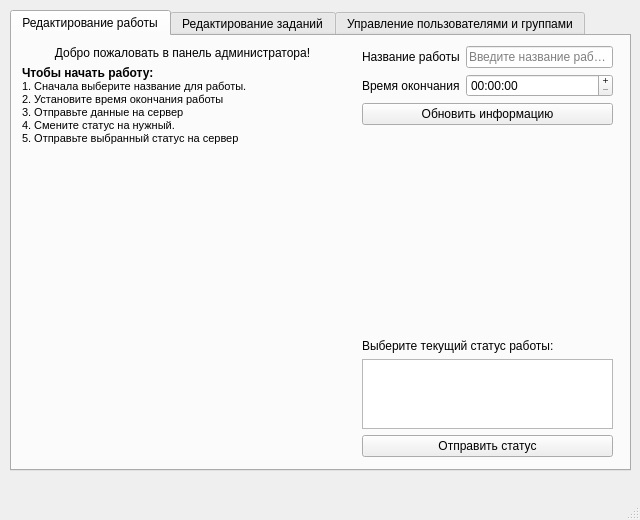
<?xml version="1.0" encoding="UTF-8"?>
<ui version="4.0">
 <class>AdminWindow</class>
 <widget class="QMainWindow" name="AdminWindow">
  <property name="geometry">
   <rect>
    <x>0</x>
    <y>0</y>
    <width>640</width>
    <height>520</height>
   </rect>
  </property>
  <property name="minimumSize">
   <size>
    <width>640</width>
    <height>520</height>
   </size>
  </property>
  <property name="maximumSize">
   <size>
    <width>640</width>
    <height>520</height>
   </size>
  </property>
  <property name="windowTitle">
   <string>FlyWork - Панель администратора</string>
  </property>
  <property name="windowIcon">
   <iconset resource="../../../resources/images.qrc">
    <normaloff>:/authdialog/images/flywork_client.png</normaloff>:/authdialog/images/flywork_client.png</iconset>
  </property>
  <widget class="QWidget" name="centralwidget">
   <widget class="QTabWidget" name="tabWidget">
    <property name="geometry">
     <rect>
      <x>10</x>
      <y>10</y>
      <width>621</width>
      <height>461</height>
     </rect>
    </property>
    <property name="currentIndex">
     <number>0</number>
    </property>
    <widget class="QWidget" name="tabWorkEdit">
     <attribute name="title">
      <string>Редактирование работы</string>
     </attribute>
     <widget class="QWidget" name="verticalLayoutWidget">
      <property name="geometry">
       <rect>
        <x>350</x>
        <y>10</y>
        <width>251</width>
        <height>411</height>
       </rect>
      </property>
      <layout class="QVBoxLayout" name="fWorkStatus">
       <item>
        <layout class="QFormLayout" name="fWorkEdit">
         <property name="fieldGrowthPolicy">
          <enum>QFormLayout::AllNonFixedFieldsGrow</enum>
         </property>
         <item row="0" column="0">
          <widget class="QLabel" name="lWorkTitle">
           <property name="text">
            <string>Название работы</string>
           </property>
          </widget>
         </item>
         <item row="0" column="1">
          <widget class="QLineEdit" name="leWorkTitle">
           <property name="placeholderText">
            <string>Введите название работы</string>
           </property>
          </widget>
         </item>
         <item row="1" column="0">
          <widget class="QLabel" name="lEndTime">
           <property name="text">
            <string>Время окончания</string>
           </property>
          </widget>
         </item>
         <item row="1" column="1">
          <widget class="QTimeEdit" name="teEndTime">
           <property name="buttonSymbols">
            <enum>QAbstractSpinBox::PlusMinus</enum>
           </property>
           <property name="specialValueText">
            <string/>
           </property>
          </widget>
         </item>
         <item row="2" column="0" colspan="2">
          <widget class="QPushButton" name="pbSave">
           <property name="text">
            <string>Обновить информацию</string>
           </property>
          </widget>
         </item>
        </layout>
       </item>
       <item>
        <spacer name="spacer_1">
         <property name="orientation">
          <enum>Qt::Vertical</enum>
         </property>
         <property name="sizeHint" stdset="0">
          <size>
           <width>20</width>
           <height>340</height>
          </size>
         </property>
        </spacer>
       </item>
       <item>
        <widget class="QLabel" name="lWorkStatus">
         <property name="text">
          <string>Выберите текущий статус работы:</string>
         </property>
        </widget>
       </item>
       <item>
        <widget class="QListWidget" name="lwWorkStatus"/>
       </item>
       <item>
        <widget class="QPushButton" name="pbWorkStatus">
         <property name="text">
          <string>Отправить статус</string>
         </property>
        </widget>
       </item>
      </layout>
     </widget>
     <widget class="QWidget" name="verticalLayoutWidget_2">
      <property name="geometry">
       <rect>
        <x>10</x>
        <y>10</y>
        <width>321</width>
        <height>411</height>
       </rect>
      </property>
      <layout class="QVBoxLayout" name="textWelcome">
       <item>
        <widget class="QLabel" name="lTitle">
         <property name="text">
          <string>Добро пожаловать в панель администратора!</string>
         </property>
         <property name="alignment">
          <set>Qt::AlignCenter</set>
         </property>
        </widget>
       </item>
       <item>
        <widget class="QLabel" name="lWelcome">
         <property name="text">
          <string>&lt;!DOCTYPE HTML PUBLIC &quot;-//W3C//DTD HTML 4.0//EN&quot; &quot;http://www.w3.org/TR/REC-html40/strict.dtd&quot;&gt;
&lt;html&gt;&lt;head&gt;&lt;meta name=&quot;qrichtext&quot; content=&quot;1&quot; /&gt;&lt;style type=&quot;text/css&quot;&gt;
p, li { white-space: pre-wrap; }
&lt;/style&gt;&lt;/head&gt;&lt;body style=&quot; font-family:'MS Shell Dlg 2'; font-size:8.25pt; font-weight:400; font-style:normal;&quot;&gt;
&lt;p style=&quot; margin-top:0px; margin-bottom:0px; margin-left:0px; margin-right:0px; -qt-block-indent:0; text-indent:0px;&quot;&gt;&lt;span style=&quot; font-size:9pt; font-weight:600;&quot;&gt;Чтобы начать работу:&lt;/span&gt;&lt;/p&gt;
&lt;p style=&quot; margin-top:0px; margin-bottom:0px; margin-left:0px; margin-right:0px; -qt-block-indent:0; text-indent:0px;&quot;&gt;&lt;span style=&quot; font-size:8pt;&quot;&gt;1. Сначала выберите название для работы.&lt;/span&gt;&lt;/p&gt;
&lt;p style=&quot; margin-top:0px; margin-bottom:0px; margin-left:0px; margin-right:0px; -qt-block-indent:0; text-indent:0px;&quot;&gt;&lt;span style=&quot; font-size:8pt;&quot;&gt;2. Установите время окончания работы&lt;/span&gt;&lt;/p&gt;
&lt;p style=&quot; margin-top:0px; margin-bottom:0px; margin-left:0px; margin-right:0px; -qt-block-indent:0; text-indent:0px;&quot;&gt;&lt;span style=&quot; font-size:8pt;&quot;&gt;3. Отправьте данные на сервер&lt;/span&gt;&lt;/p&gt;
&lt;p style=&quot; margin-top:0px; margin-bottom:0px; margin-left:0px; margin-right:0px; -qt-block-indent:0; text-indent:0px;&quot;&gt;&lt;span style=&quot; font-size:8pt;&quot;&gt;4. Смените статус на нужный.&lt;/span&gt;&lt;/p&gt;
&lt;p style=&quot; margin-top:0px; margin-bottom:0px; margin-left:0px; margin-right:0px; -qt-block-indent:0; text-indent:0px;&quot;&gt;&lt;span style=&quot; font-size:8pt;&quot;&gt;5. Отправьте выбранный статус на сервер&lt;/span&gt;&lt;/p&gt;&lt;/body&gt;&lt;/html&gt;</string>
         </property>
         <property name="alignment">
          <set>Qt::AlignLeading|Qt::AlignLeft|Qt::AlignTop</set>
         </property>
        </widget>
       </item>
       <item>
        <spacer name="spacer_2">
         <property name="orientation">
          <enum>Qt::Vertical</enum>
         </property>
         <property name="sizeHint" stdset="0">
          <size>
           <width>20</width>
           <height>40</height>
          </size>
         </property>
        </spacer>
       </item>
      </layout>
     </widget>
    </widget>
    <widget class="QWidget" name="tabTasksEdit">
     <attribute name="title">
      <string>Редактирование заданий</string>
     </attribute>
     <widget class="QWidget" name="formLayoutWidget_2">
      <property name="geometry">
       <rect>
        <x>20</x>
        <y>10</y>
        <width>271</width>
        <height>81</height>
       </rect>
      </property>
      <layout class="QFormLayout" name="formTask">
       <property name="fieldGrowthPolicy">
        <enum>QFormLayout::AllNonFixedFieldsGrow</enum>
       </property>
       <item row="0" column="0">
        <widget class="QLabel" name="lTaskId">
         <property name="text">
          <string>Задание:</string>
         </property>
        </widget>
       </item>
       <item row="0" column="1">
        <widget class="QComboBox" name="cbTaskId"/>
       </item>
       <item row="1" column="0">
        <widget class="QLabel" name="lTaskType">
         <property name="text">
          <string>Тип задания:</string>
         </property>
        </widget>
       </item>
       <item row="1" column="1">
        <widget class="QComboBox" name="cbTaskType"/>
       </item>
       <item row="2" column="0">
        <widget class="QLabel" name="lTaskName">
         <property name="text">
          <string>Название:</string>
         </property>
        </widget>
       </item>
       <item row="2" column="1">
        <widget class="QLineEdit" name="leTaskName">
         <property name="placeholderText">
          <string>Укажите название для задания</string>
         </property>
        </widget>
       </item>
      </layout>
     </widget>
     <widget class="QTextEdit" name="teTaskDesc">
      <property name="geometry">
       <rect>
        <x>20</x>
        <y>100</y>
        <width>581</width>
        <height>151</height>
       </rect>
      </property>
      <property name="verticalScrollBarPolicy">
       <enum>Qt::ScrollBarAlwaysOn</enum>
      </property>
      <property name="horizontalScrollBarPolicy">
       <enum>Qt::ScrollBarAlwaysOff</enum>
      </property>
      <property name="documentTitle">
       <string/>
      </property>
      <property name="textInteractionFlags">
       <set>Qt::TextEditorInteraction</set>
      </property>
     </widget>
     <widget class="QPushButton" name="pbTaskSave">
      <property name="geometry">
       <rect>
        <x>514</x>
        <y>400</y>
        <width>91</width>
        <height>23</height>
       </rect>
      </property>
      <property name="text">
       <string>Сохранить</string>
      </property>
     </widget>
     <widget class="QPushButton" name="pbTaskDelete">
      <property name="geometry">
       <rect>
        <x>414</x>
        <y>400</y>
        <width>91</width>
        <height>23</height>
       </rect>
      </property>
      <property name="text">
       <string>Удалить</string>
      </property>
     </widget>
     <widget class="QWidget" name="formLayoutWidget_3">
      <property name="geometry">
       <rect>
        <x>20</x>
        <y>260</y>
        <width>271</width>
        <height>22</height>
       </rect>
      </property>
      <layout class="QFormLayout" name="formTaskTrue">
       <property name="fieldGrowthPolicy">
        <enum>QFormLayout::AllNonFixedFieldsGrow</enum>
       </property>
       <item row="0" column="0">
        <widget class="QLabel" name="lTaskTrue">
         <property name="text">
          <string>Правильный ответ</string>
         </property>
        </widget>
       </item>
       <item row="0" column="1">
        <widget class="QLineEdit" name="leTaskTrue">
         <property name="placeholderText">
          <string>Укажите правильный ответ</string>
         </property>
        </widget>
       </item>
      </layout>
     </widget>
     <widget class="QLabel" name="lTasksWelcome">
      <property name="geometry">
       <rect>
        <x>310</x>
        <y>10</y>
        <width>281</width>
        <height>81</height>
       </rect>
      </property>
      <property name="text">
       <string>&lt;!DOCTYPE HTML PUBLIC &quot;-//W3C//DTD HTML 4.0//EN&quot; &quot;http://www.w3.org/TR/REC-html40/strict.dtd&quot;&gt;
&lt;html&gt;&lt;head&gt;&lt;meta name=&quot;qrichtext&quot; content=&quot;1&quot; /&gt;&lt;style type=&quot;text/css&quot;&gt;
p, li { white-space: pre-wrap; }
&lt;/style&gt;&lt;/head&gt;&lt;body style=&quot; font-family:'MS Shell Dlg 2'; font-size:8.25pt; font-weight:400; font-style:normal;&quot;&gt;
&lt;p style=&quot; margin-top:0px; margin-bottom:0px; margin-left:0px; margin-right:0px; -qt-block-indent:0; text-indent:0px;&quot;&gt;&lt;span style=&quot; font-size:8pt; font-weight:600;&quot;&gt;Здесь вы можете создать задание. Для этого:&lt;/span&gt;&lt;/p&gt;
&lt;p style=&quot; margin-top:0px; margin-bottom:0px; margin-left:0px; margin-right:0px; -qt-block-indent:0; text-indent:0px;&quot;&gt;&lt;span style=&quot; font-size:8pt;&quot;&gt;1. Выберите тип задания.&lt;/span&gt;&lt;/p&gt;
&lt;p style=&quot; margin-top:0px; margin-bottom:0px; margin-left:0px; margin-right:0px; -qt-block-indent:0; text-indent:0px;&quot;&gt;&lt;span style=&quot; font-size:8pt;&quot;&gt;2. Введите название.&lt;/span&gt;&lt;/p&gt;
&lt;p style=&quot; margin-top:0px; margin-bottom:0px; margin-left:0px; margin-right:0px; -qt-block-indent:0; text-indent:0px;&quot;&gt;&lt;span style=&quot; font-size:8pt;&quot;&gt;3. Введите описание задания.&lt;/span&gt;&lt;/p&gt;
&lt;p style=&quot; margin-top:0px; margin-bottom:0px; margin-left:0px; margin-right:0px; -qt-block-indent:0; text-indent:0px;&quot;&gt;&lt;span style=&quot; font-size:8pt;&quot;&gt;4. Напеишите правильный ответ.&lt;/span&gt;&lt;/p&gt;
&lt;p style=&quot; margin-top:0px; margin-bottom:0px; margin-left:0px; margin-right:0px; -qt-block-indent:0; text-indent:0px;&quot;&gt;&lt;span style=&quot; font-size:8pt;&quot;&gt;5. Сохраните задание&lt;/span&gt;&lt;/p&gt;&lt;/body&gt;&lt;/html&gt;</string>
      </property>
      <property name="alignment">
       <set>Qt::AlignLeading|Qt::AlignLeft|Qt::AlignTop</set>
      </property>
     </widget>
    </widget>
    <widget class="QWidget" name="tabUsersEdit">
     <attribute name="title">
      <string>Управление пользователями и группами</string>
     </attribute>
     <widget class="QPushButton" name="pbUserSave">
      <property name="geometry">
       <rect>
        <x>180</x>
        <y>180</y>
        <width>211</width>
        <height>23</height>
       </rect>
      </property>
      <property name="text">
       <string>Сохранить пользователя</string>
      </property>
     </widget>
     <widget class="QPushButton" name="pbRefresh">
      <property name="geometry">
       <rect>
        <x>490</x>
        <y>400</y>
        <width>111</width>
        <height>23</height>
       </rect>
      </property>
      <property name="text">
       <string>Обновить список</string>
      </property>
     </widget>
     <widget class="QWidget" name="formLayoutWidget">
      <property name="geometry">
       <rect>
        <x>10</x>
        <y>10</y>
        <width>281</width>
        <height>161</height>
       </rect>
      </property>
      <layout class="QFormLayout" name="fUser">
       <item row="0" column="0">
        <widget class="QLabel" name="lGUID">
         <property name="text">
          <string>GUID:</string>
         </property>
        </widget>
       </item>
       <item row="0" column="1">
        <widget class="QSpinBox" name="sbGUID">
         <property name="maximum">
          <number>2000000000</number>
         </property>
        </widget>
       </item>
       <item row="1" column="1">
        <widget class="QLineEdit" name="leLogin">
         <property name="placeholderText">
          <string>Логин для входа в систему</string>
         </property>
        </widget>
       </item>
       <item row="1" column="0">
        <widget class="QLabel" name="lLogin">
         <property name="text">
          <string>Логин:</string>
         </property>
        </widget>
       </item>
       <item row="2" column="0">
        <widget class="QLabel" name="lUsername">
         <property name="text">
          <string>Имя:</string>
         </property>
        </widget>
       </item>
       <item row="2" column="1">
        <widget class="QLineEdit" name="leUsername">
         <property name="placeholderText">
          <string>Отображаемое имя пользователя</string>
         </property>
        </widget>
       </item>
       <item row="3" column="1">
        <widget class="QLineEdit" name="lePassword">
         <property name="placeholderText">
          <string>Пароль для входа в систему</string>
         </property>
        </widget>
       </item>
       <item row="5" column="1">
        <widget class="QCheckBox" name="cbIsAdmin">
         <property name="text">
          <string>Имеет права Администратора</string>
         </property>
        </widget>
       </item>
       <item row="5" column="0">
        <widget class="QLabel" name="lAdmin">
         <property name="text">
          <string>Админ:</string>
         </property>
        </widget>
       </item>
       <item row="3" column="0">
        <widget class="QLabel" name="lPassword">
         <property name="text">
          <string>Пароль</string>
         </property>
        </widget>
       </item>
       <item row="4" column="0">
        <widget class="QLabel" name="lGroup">
         <property name="text">
          <string>Группа:</string>
         </property>
        </widget>
       </item>
       <item row="4" column="1">
        <widget class="QComboBox" name="cbGroup"/>
       </item>
      </layout>
     </widget>
     <widget class="QPushButton" name="pbUserDelete">
      <property name="geometry">
       <rect>
        <x>10</x>
        <y>180</y>
        <width>161</width>
        <height>23</height>
       </rect>
      </property>
      <property name="text">
       <string>Удалить пользователя</string>
      </property>
     </widget>
     <widget class="QWidget" name="verticalLayoutWidget_3">
      <property name="geometry">
       <rect>
        <x>310</x>
        <y>10</y>
        <width>291</width>
        <height>161</height>
       </rect>
      </property>
      <layout class="QVBoxLayout" name="verticalLayout">
       <item>
        <widget class="QLabel" name="lGroupEdit">
         <property name="text">
          <string>Редактирование групп:</string>
         </property>
         <property name="alignment">
          <set>Qt::AlignLeading|Qt::AlignLeft|Qt::AlignTop</set>
         </property>
        </widget>
       </item>
       <item>
        <widget class="QListWidget" name="listGroup"/>
       </item>
       <item>
        <layout class="QFormLayout" name="formLayout_2">
         <property name="fieldGrowthPolicy">
          <enum>QFormLayout::AllNonFixedFieldsGrow</enum>
         </property>
         <item row="0" column="0">
          <widget class="QLabel" name="lGroupId">
           <property name="text">
            <string>ID</string>
           </property>
          </widget>
         </item>
         <item row="0" column="1">
          <widget class="QSpinBox" name="sbGroupID">
           <property name="maximum">
            <number>2000000000</number>
           </property>
          </widget>
         </item>
         <item row="1" column="0">
          <widget class="QLabel" name="lGroupName">
           <property name="text">
            <string>Название</string>
           </property>
          </widget>
         </item>
         <item row="1" column="1">
          <widget class="QLineEdit" name="leGroupName">
           <property name="placeholderText">
            <string>Отображаемое название группы</string>
           </property>
          </widget>
         </item>
        </layout>
       </item>
       <item>
        <spacer name="spacer_3">
         <property name="orientation">
          <enum>Qt::Vertical</enum>
         </property>
         <property name="sizeHint" stdset="0">
          <size>
           <width>20</width>
           <height>40</height>
          </size>
         </property>
        </spacer>
       </item>
      </layout>
     </widget>
     <widget class="QTableWidget" name="tableUsers">
      <property name="geometry">
       <rect>
        <x>10</x>
        <y>220</y>
        <width>591</width>
        <height>171</height>
       </rect>
      </property>
      <property name="editTriggers">
       <set>QAbstractItemView::NoEditTriggers</set>
      </property>
      <attribute name="verticalHeaderVisible">
       <bool>false</bool>
      </attribute>
     </widget>
     <widget class="QPushButton" name="pbGroupDelete">
      <property name="geometry">
       <rect>
        <x>500</x>
        <y>180</y>
        <width>101</width>
        <height>23</height>
       </rect>
      </property>
      <property name="text">
       <string>Удалить группу</string>
      </property>
     </widget>
     <widget class="QPushButton" name="pbGroupSave">
      <property name="geometry">
       <rect>
        <x>400</x>
        <y>180</y>
        <width>91</width>
        <height>23</height>
       </rect>
      </property>
      <property name="text">
       <string>Сохранить</string>
      </property>
     </widget>
    </widget>
   </widget>
  </widget>
  <widget class="QMenuBar" name="menubar">
   <property name="geometry">
    <rect>
     <x>0</x>
     <y>0</y>
     <width>640</width>
     <height>21</height>
    </rect>
   </property>
  </widget>
  <widget class="QStatusBar" name="statusbar"/>
 </widget>
 <resources>
  <include location="../../../resources/images.qrc"/>
 </resources>
 <connections/>
</ui>
